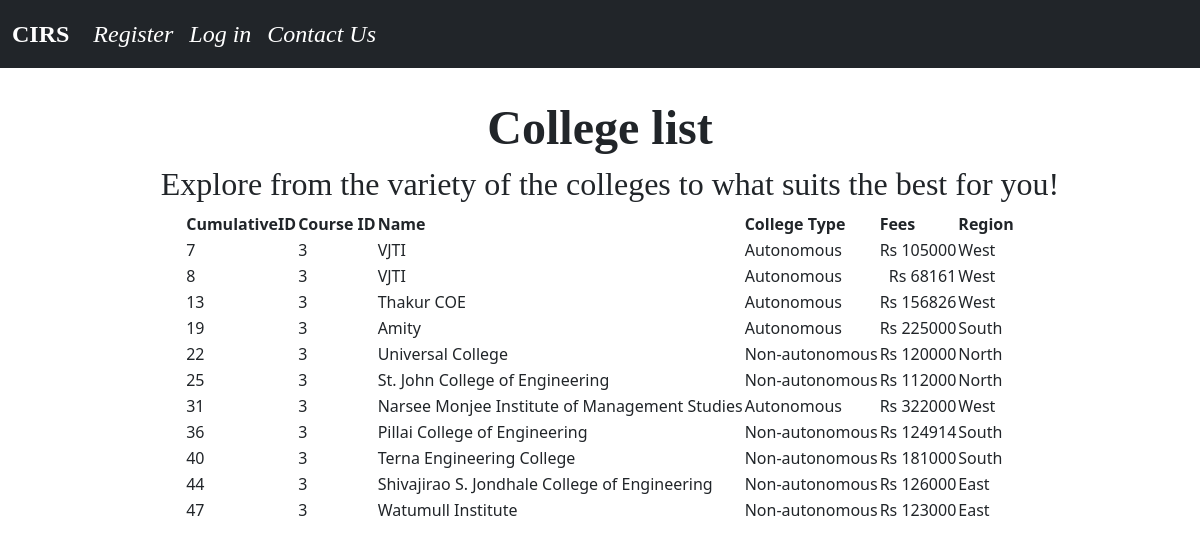
The app's page /mech with its own data.
### clginfoblog/models.py (models this page shows)
class College(models.Model):
	clg_name = models.CharField(max_length = 255)
	course_id = models.IntegerField()
	course = models.TextField(max_length=255)
	region = models.TextField(max_length=6)
	fees = models.IntegerField()
	clg_type = models.TextField(max_length=255)

### clginfoblog/views.py (the view)
# urls.py: path('mech',MechView.as_view(),name='mech'),
class MechView(ListView):
	model = College
	template_name = 'mech.html'

### clginfoblog/templates/mech.html (shortened to what this page needs)
{% extends 'base.html'%}
{% block content %}
<div class="container" align="middle">
<head><font face = "Noe " size = 10><b>College list</b></font></head>
</div>
<body>
<center><h2 style="margin-left:20px;"><font face = "Noe" size = 6>Explore from the variety of the colleges to what suits the best for you!</font></h2>
<table>
  <tr>
    <th>CumulativeID</th><th>Course ID</th><th id="name">Name</th><th>College Type</th><th>Fees</th><th>Region</th>
    </tr>
    {% for product in college_list %}
    {% if product.course_id == 3%}
    <tr>
       <td>{{product.id}}</td><td>{{product.course_id}}     </td> <td>{{product.clg_name}}</td> <td> {{product.clg_type}}     </td> <td style="text-align:right">Rs  {{product.fees}}</td><td>{{product.region}}</td>
    </tr>
    {% endif %}
    {%endfor%}
  </table>
</center>
</body>
{% endblock %}

### records on screen
College: id "7", course_id "3", clg_name "VJTI", clg_type "Autonomous", fees "105000", region "West"
College: id "8", course_id "3", clg_name "VJTI", clg_type "Autonomous", fees "68161", region "West"
College: id "13", course_id "3", clg_name "Thakur COE", clg_type "Autonomous", fees "156826", region "West"
College: id "19", course_id "3", clg_name "Amity", clg_type "Autonomous", fees "225000", region "South"
College: id "22", course_id "3", clg_name "Universal College", clg_type "Non-autonomous", fees "120000", region "North"
College: id "25", course_id "3", clg_name "St. John College of Engineering", clg_type "Non-autonomous", fees "112000", region "North"
College: id "31", course_id "3", clg_name "Narsee Monjee Institute of Management Studies", clg_type "Autonomous", fees "322000", region "West"
College: id "36", course_id "3", clg_name "Pillai College of Engineering", clg_type "Non-autonomous", fees "124914", region "South"
College: id "40", course_id "3", clg_name "Terna Engineering College", clg_type "Non-autonomous", fees "181000", region "South"
College: id "44", course_id "3", clg_name "Shivajirao S. Jondhale College of Engineering", clg_type "Non-autonomous", fees "126000", region "East"
College: id "47", course_id "3", clg_name "Watumull Institute", clg_type "Non-autonomous", fees "123000", region "East"
